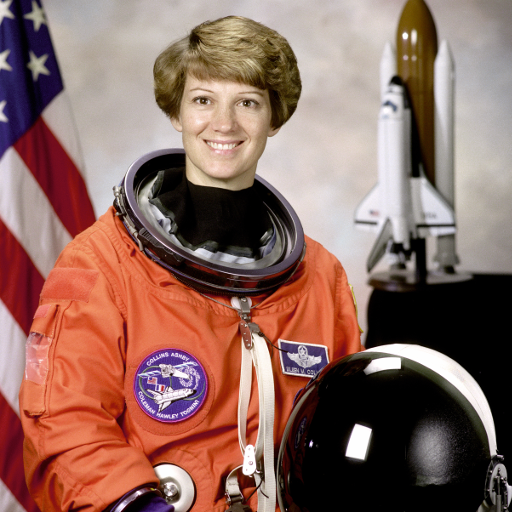
#> input picture skimage.data.astronaut(), 512 x 512 px
$ python ignacio_cordova.py
#> lines starting #> are read from the running program, lines starting #| are printed output that depends on the picture
### cordova_functions.py
#!/usr/bin/env python3
# -*- coding: utf-8 -*-
"""
Created on Sat Mar 12 11:57:22 2022

FUNCIONES ÚTILES PARA Image Processing and Artificial Vision

This is an earlier version of the IMPAVI module which you
can find at https://github.com/ignaciocordova

@author: Ignacio Cordova
"""
import numpy as np
import matplotlib.pyplot as plt
import scipy.integrate
from skimage import data
from scipy.ndimage.measurements import histogram
import matplotlib
from scipy import signal
import scipy as scipy


def luminance(rgb):
    l_im =  0.299*np.double(rgb[:,:,0])+\
            0.587*np.double(rgb[:,:,1])+\
            0.114*np.double(rgb[:,:,2])

    return l_im


# [152 lines left out: functions FS, JJN, color_reduction, equalize, not called in this run]

### final_exam2019/ignacio_cordova.py
#!/usr/bin/env python3
# -*- coding: utf-8 -*-
"""
Final exam, June 13th, 2019 PIVA, UB

@author: Ignacio Cordova
"""

import numpy as np
import matplotlib.pyplot as plt
from skimage import data
from scipy import ndimage
from tqdm import tqdm
from skimage.filters.rank import entropy
from skimage.morphology import disk

import cordova_functions as do

im1 = do.luminance(data.astronaut())
#> in luminance, `l_im =  0.299*np.double(rgb[:,:,0])+\ 0.587*np.double(rgb[:,:,1])+\ 0...`:
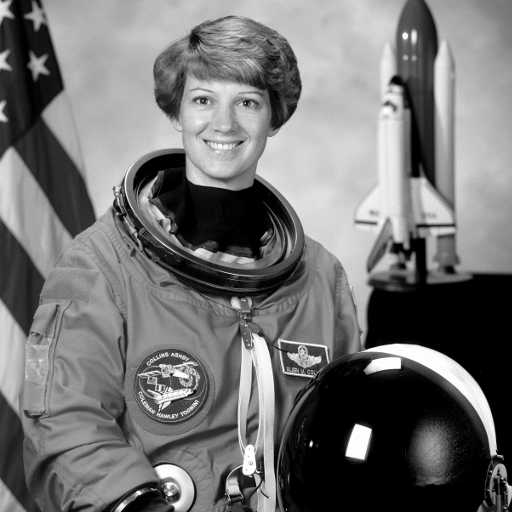
#> l_im: shape (512, 512) float64; min 0, max 255, mean 115.4
im1r = data.astronaut()[:,:,0]
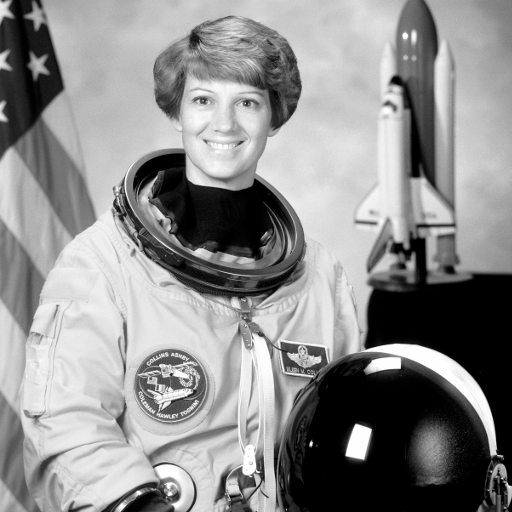
#> im1r: shape (512, 512); min 0, max 255, mean 141.6
im1g = data.astronaut()[:,:,1]
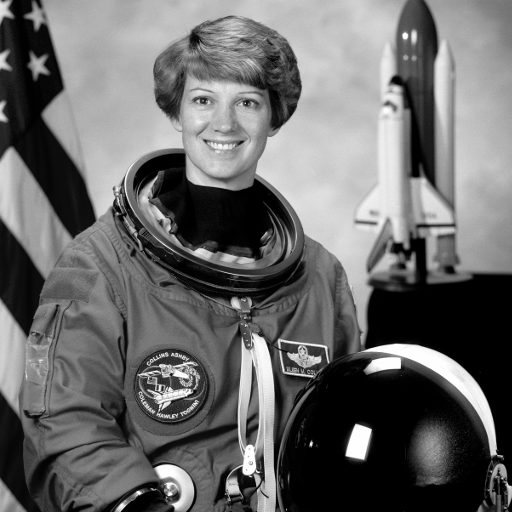
#> im1g: shape (512, 512); min 0, max 255, mean 105.8
im1b = data.astronaut()[:,:,2]
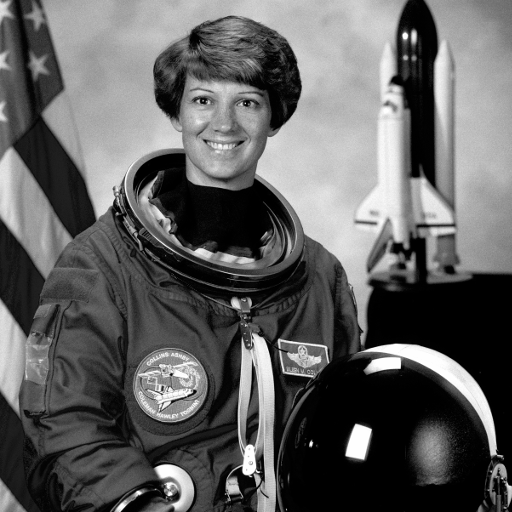
#> im1b: shape (512, 512); min 0, max 255, mean 96.5

im2 = do.luminance(data.chelsea())
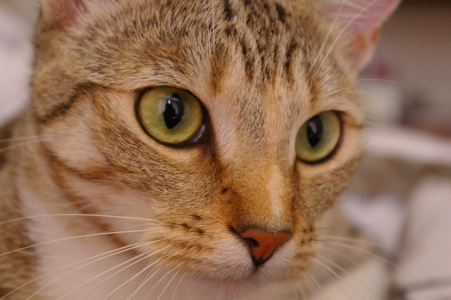
#> input picture skimage.data.chelsea(), 451 x 300 px
#> in luminance (call 2), `l_im =  0.299*np.double(rgb[:,:,0])+\ 0.587*np.double(rgb[:,:,1])+\ 0...`:
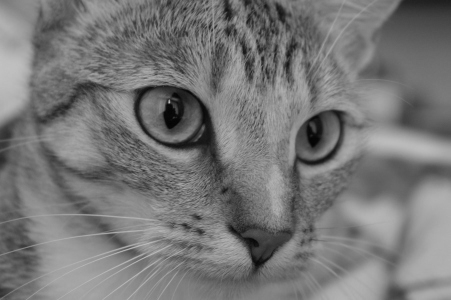
#> l_im: shape (300, 451) float64; min 3.77, max 194.2, mean 119.5

def get_hash(image):
    im = np.copy(image)
#> (the run stopped early here; a loop or call above may not have finished)
